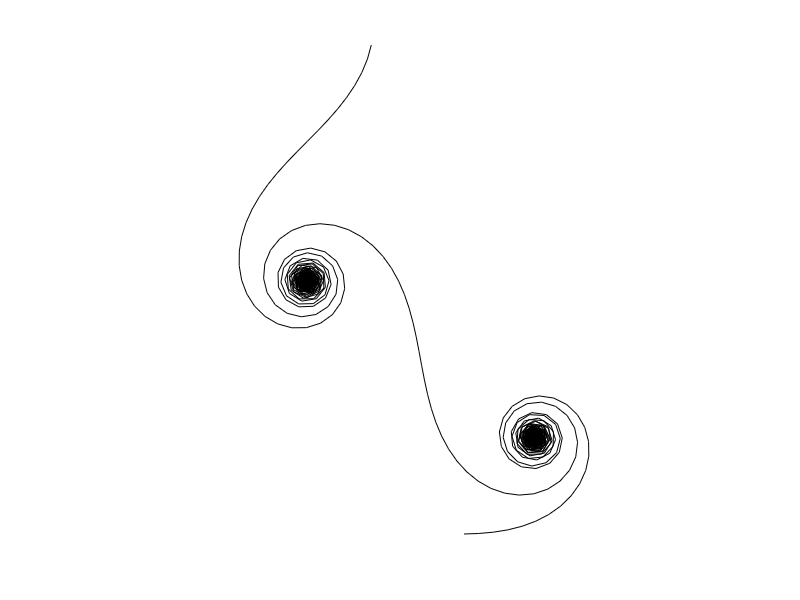

Write the MATLAB code that produced this figure.
close all

theta = 1.01; % make small changes

point1 = [0 0];

length = 360*2;
rad0 = 0;
x = zeros(length,1);
y = zeros(length,1);
for i = 2:length
    rad1 = rad0+(i*theta)*pi/180;

    point2 = point1 + [cos(rad1) sin(rad1)];
    deg = rad2deg(rad0);
    x(i) = point2(1);
    y(i) = point2(2);

    point1 = point2;
    rad0 = rad1;
    plot(x, y, 'k-')
    axis equal
    axis off
    % drawnow 
    % pause(0.1)
end
